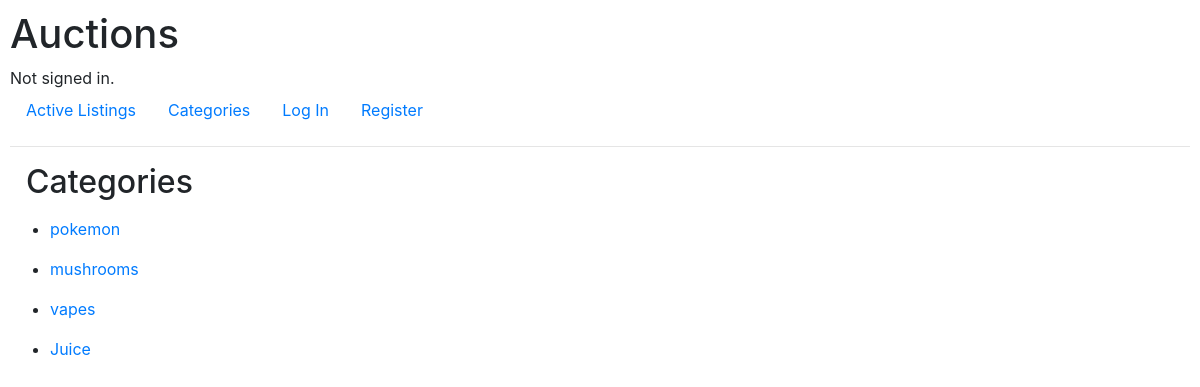
Before: /categories with the older database file.
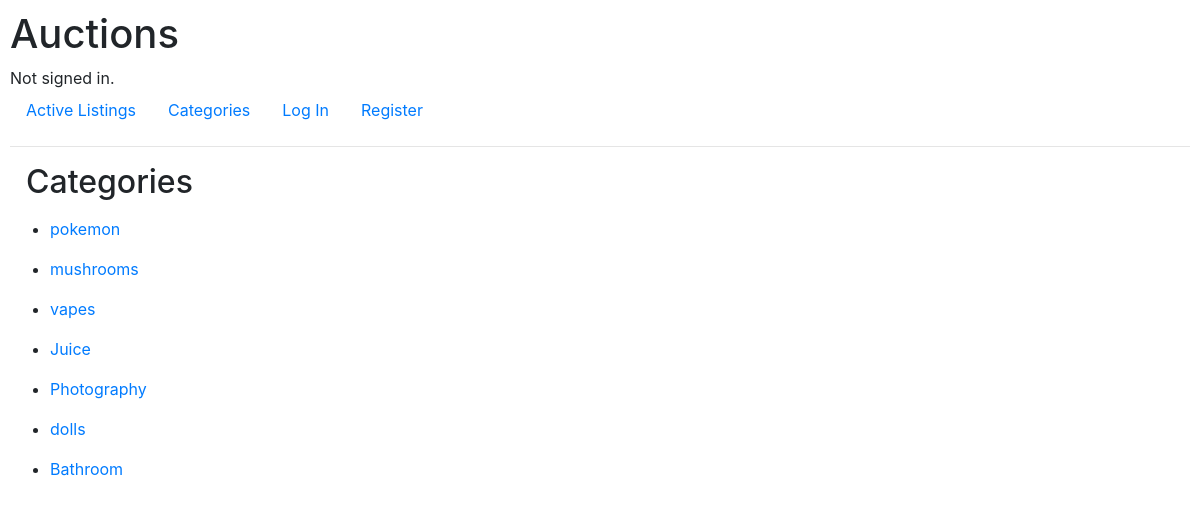
After: the same page with the newer database file.
### auctions/models.py (models this page shows)
class Category(models.Model):
    categoryName = models.CharField(max_length=50)
    def __str__(self) -> str:
        return self.categoryName

### auctions/views.py (the view)
# urls.py: path("categories", views.categories, name="categories"),
def categories(request):
    categories = Category.objects.all()
    return render(request, 'auctions/categories.html', {
        'categories' : categories
    })

### auctions/templates/auctions/categories.html
{% extends "auctions/layout.html" %}
{% block body %}
    <h2 class="m-3">Categories</h2>
    {% for item in categories %}
        <ul>
            <li><a href="{% url 'auctions:category' cat=item.categoryName %}">{{ item }}<a/></li>
        </ul>
    {% endfor %}
{% endblock %}

### auctions/templates/auctions/layout.html (shortened to what this page needs)
{% load static %}
<!DOCTYPE html>
<html lang="en">
    <head>
        <link rel="stylesheet" href="https://stackpath.bootstrapcdn.com/bootstrap/4.4.1/css/bootstrap.min.css">
        <link href="{% static 'auctions/styles.css' %}" rel="stylesheet">
    </head>
    <body>
        <h1>Auctions</h1>
        <div>
            {% if user.is_authenticated %}
                Signed in as <a href="{% url 'auctions:user' uid=user.id %}"><strong>{{ user.username }}</strong>.</a>
            {% else %}
                Not signed in.
            {% endif %}
        </div>
        <ul class="nav">
            <li class="nav-item">
                <a class="nav-link" href="{% url 'auctions:index' %}">Active Listings</a>
            </li>
            <li class="nav-item">
                <a class="nav-link" href="{% url 'auctions:categories' %}">Categories</a>
            </li>
            {% if user.is_authenticated %}
                <li class="nav-item">
                    <a class="nav-link" href="{% url 'auctions:watchlist' %}">Watchlist</a>
                </li>
                <li class="nav-item">
                    <a class="nav-link" href="{% url 'auctions:logout' %}">Log Out</a>
                </li>
            {% else %}
                <li class="nav-item">
                    <a class="nav-link" href="{% url 'auctions:login' %}">Log In</a>
                </li>
                <li class="nav-item">
                    <a class="nav-link" href="{% url 'auctions:register' %}">Register</a>
                </li>
            {% endif %}
        </ul>
        <hr>
        {% block body %}
        {% endblock %}
    </body>
</html>

### auctions/static/auctions/styles.css (style rules this page uses)
body { padding: 10px; }
li, a { width: fit-content; }

Changed rows visible on the page:
added Category: categoryName "Photography"
added Category: categoryName "dolls"
added Category: categoryName "Bathroom"
